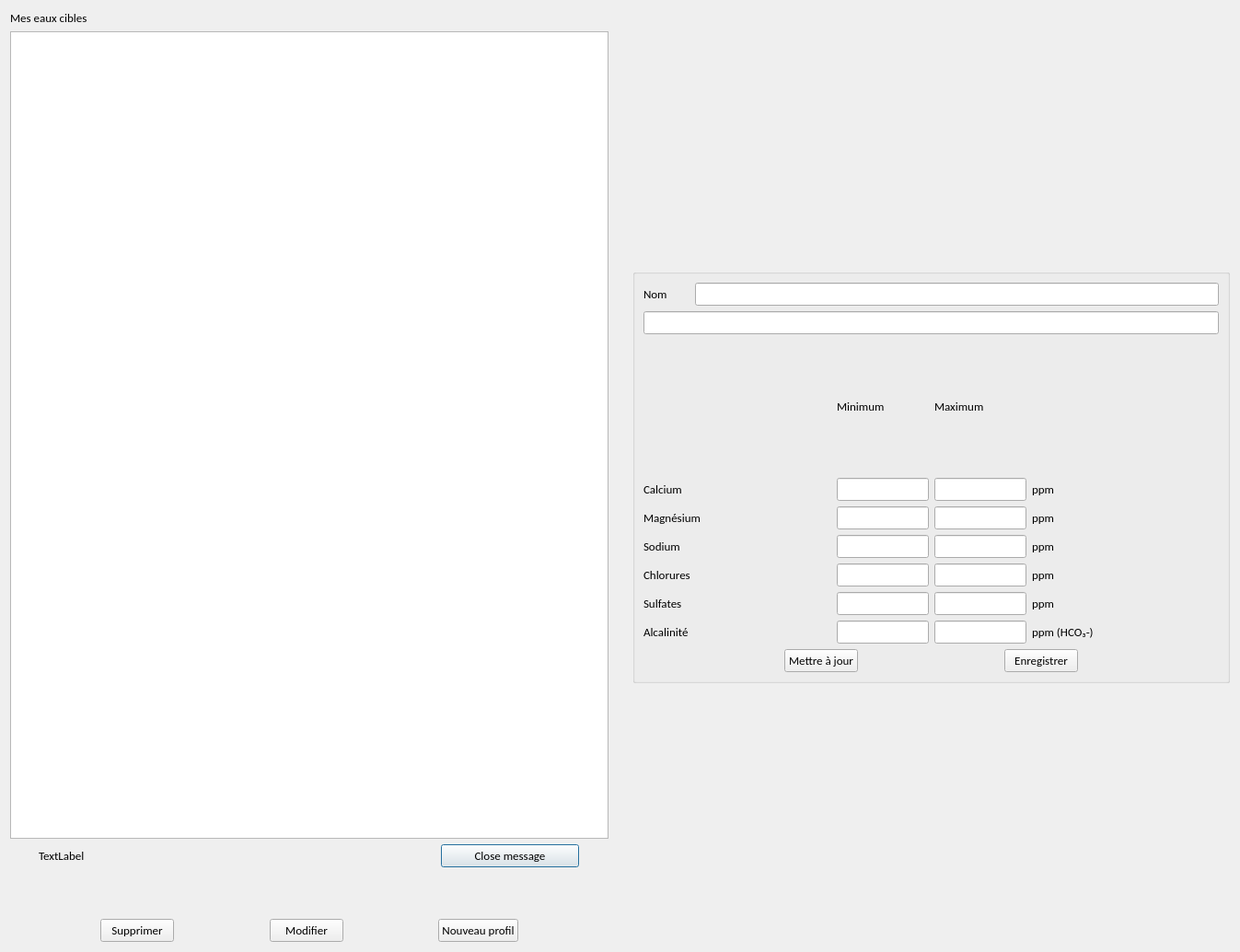
<?xml version="1.0" encoding="UTF-8"?>
<ui version="4.0">
 <class>WaterDialog</class>
 <widget class="QDialog" name="WaterDialog">
  <property name="geometry">
   <rect>
    <x>0</x>
    <y>0</y>
    <width>1347</width>
    <height>1034</height>
   </rect>
  </property>
  <property name="font">
   <font>
    <family>Carlito</family>
    <pointsize>10</pointsize>
   </font>
  </property>
  <property name="windowTitle">
   <string>Profil d'eau</string>
  </property>
  <layout class="QHBoxLayout" name="horizontalLayout_4">
   <item>
    <layout class="QVBoxLayout" name="verticalLayout_2">
     <item>
      <widget class="QLabel" name="labelTitle">
       <property name="text">
        <string>Mes eaux cibles</string>
       </property>
      </widget>
     </item>
     <item>
      <widget class="QListView" name="waterList">
       <property name="font">
        <font>
         <family>Carlito</family>
         <pointsize>10</pointsize>
        </font>
       </property>
      </widget>
     </item>
     <item>
      <layout class="QHBoxLayout" name="horizontalLayout_15">
       <item>
        <widget class="QLabel" name="labelMessage">
         <property name="sizePolicy">
          <sizepolicy hsizetype="Minimum" vsizetype="Preferred">
           <horstretch>0</horstretch>
           <verstretch>0</verstretch>
          </sizepolicy>
         </property>
         <property name="maximumSize">
          <size>
           <width>400</width>
           <height>16777215</height>
          </size>
         </property>
         <property name="font">
          <font>
           <family>Carlito</family>
           <pointsize>10</pointsize>
          </font>
         </property>
         <property name="text">
          <string>TextLabel</string>
         </property>
        </widget>
       </item>
       <item>
        <widget class="QPushButton" name="closeMessageButton">
         <property name="minimumSize">
          <size>
           <width>150</width>
           <height>0</height>
          </size>
         </property>
         <property name="maximumSize">
          <size>
           <width>100</width>
           <height>16777215</height>
          </size>
         </property>
         <property name="font">
          <font>
           <family>Carlito</family>
           <pointsize>10</pointsize>
          </font>
         </property>
         <property name="text">
          <string>Close message</string>
         </property>
        </widget>
       </item>
      </layout>
     </item>
     <item>
      <layout class="QHBoxLayout" name="horizontalLayout_3">
       <property name="topMargin">
        <number>50</number>
       </property>
       <item>
        <spacer name="horizontalSpacer_4">
         <property name="font">
          <font>
           <family>Carlito</family>
           <pointsize>10</pointsize>
          </font>
         </property>
         <property name="orientation">
          <enum>Qt::Horizontal</enum>
         </property>
         <property name="sizeHint" stdset="0">
          <size>
           <width>40</width>
           <height>20</height>
          </size>
         </property>
        </spacer>
       </item>
       <item>
        <widget class="QPushButton" name="deleteButton">
         <property name="font">
          <font>
           <family>Carlito</family>
           <pointsize>10</pointsize>
          </font>
         </property>
         <property name="text">
          <string>Supprimer</string>
         </property>
        </widget>
       </item>
       <item>
        <spacer name="horizontalSpacer_5">
         <property name="font">
          <font>
           <family>Carlito</family>
           <pointsize>10</pointsize>
          </font>
         </property>
         <property name="orientation">
          <enum>Qt::Horizontal</enum>
         </property>
         <property name="sizeHint" stdset="0">
          <size>
           <width>40</width>
           <height>20</height>
          </size>
         </property>
        </spacer>
       </item>
       <item>
        <widget class="QPushButton" name="editButton">
         <property name="font">
          <font>
           <family>Carlito</family>
           <pointsize>10</pointsize>
          </font>
         </property>
         <property name="text">
          <string>Modifier</string>
         </property>
        </widget>
       </item>
       <item>
        <spacer name="horizontalSpacer_6">
         <property name="font">
          <font>
           <family>Carlito</family>
           <pointsize>10</pointsize>
          </font>
         </property>
         <property name="orientation">
          <enum>Qt::Horizontal</enum>
         </property>
         <property name="sizeHint" stdset="0">
          <size>
           <width>40</width>
           <height>20</height>
          </size>
         </property>
        </spacer>
       </item>
       <item>
        <widget class="QPushButton" name="newButton">
         <property name="font">
          <font>
           <family>Carlito</family>
           <pointsize>10</pointsize>
          </font>
         </property>
         <property name="text">
          <string>Nouveau profil</string>
         </property>
        </widget>
       </item>
       <item>
        <spacer name="horizontalSpacer_7">
         <property name="font">
          <font>
           <family>Carlito</family>
           <pointsize>10</pointsize>
          </font>
         </property>
         <property name="orientation">
          <enum>Qt::Horizontal</enum>
         </property>
         <property name="sizeHint" stdset="0">
          <size>
           <width>40</width>
           <height>20</height>
          </size>
         </property>
        </spacer>
       </item>
      </layout>
     </item>
    </layout>
   </item>
   <item>
    <spacer name="horizontalSpacer_8">
     <property name="font">
      <font>
       <family>Carlito</family>
       <pointsize>10</pointsize>
      </font>
     </property>
     <property name="orientation">
      <enum>Qt::Horizontal</enum>
     </property>
     <property name="sizeType">
      <enum>QSizePolicy::Minimum</enum>
     </property>
     <property name="sizeHint" stdset="0">
      <size>
       <width>20</width>
       <height>20</height>
      </size>
     </property>
    </spacer>
   </item>
   <item>
    <widget class="QGroupBox" name="groupBoxNew">
     <property name="minimumSize">
      <size>
       <width>0</width>
       <height>450</height>
      </size>
     </property>
     <property name="maximumSize">
      <size>
       <width>16777215</width>
       <height>450</height>
      </size>
     </property>
     <property name="font">
      <font>
       <family>Carlito</family>
       <pointsize>10</pointsize>
      </font>
     </property>
     <property name="title">
      <string/>
     </property>
     <layout class="QVBoxLayout" name="verticalLayout_3">
      <item>
       <layout class="QHBoxLayout" name="horizontalLayout_2">
        <item>
         <widget class="QLabel" name="nameLabel">
          <property name="minimumSize">
           <size>
            <width>50</width>
            <height>0</height>
           </size>
          </property>
          <property name="font">
           <font>
            <family>Carlito</family>
            <pointsize>10</pointsize>
           </font>
          </property>
          <property name="text">
           <string>Nom</string>
          </property>
         </widget>
        </item>
        <item>
         <widget class="QLineEdit" name="nameEdit">
          <property name="font">
           <font>
            <family>Carlito</family>
            <pointsize>10</pointsize>
           </font>
          </property>
         </widget>
        </item>
       </layout>
      </item>
      <item>
       <widget class="QLineEdit" name="idEdit">
        <property name="font">
         <font>
          <family>Carlito</family>
          <pointsize>10</pointsize>
         </font>
        </property>
       </widget>
      </item>
      <item>
       <layout class="QVBoxLayout" name="verticalLayout">
        <item>
         <layout class="QGridLayout" name="gridLayout">
          <item row="5" column="2">
           <widget class="QLineEdit" name="so4MaxEdit">
            <property name="maximumSize">
             <size>
              <width>100</width>
              <height>16777215</height>
             </size>
            </property>
            <property name="font">
             <font>
              <family>Carlito</family>
              <pointsize>10</pointsize>
             </font>
            </property>
           </widget>
          </item>
          <item row="1" column="2">
           <widget class="QLineEdit" name="caMaxEdit">
            <property name="maximumSize">
             <size>
              <width>100</width>
              <height>16777215</height>
             </size>
            </property>
            <property name="font">
             <font>
              <family>Carlito</family>
              <pointsize>10</pointsize>
             </font>
            </property>
           </widget>
          </item>
          <item row="4" column="1">
           <widget class="QLineEdit" name="clMinEdit">
            <property name="maximumSize">
             <size>
              <width>100</width>
              <height>16777215</height>
             </size>
            </property>
            <property name="font">
             <font>
              <family>Carlito</family>
              <pointsize>10</pointsize>
             </font>
            </property>
           </widget>
          </item>
          <item row="4" column="4">
           <widget class="QLabel" name="label_8">
            <property name="font">
             <font>
              <family>Carlito</family>
              <pointsize>10</pointsize>
             </font>
            </property>
            <property name="text">
             <string>ppm</string>
            </property>
           </widget>
          </item>
          <item row="6" column="2">
           <widget class="QLineEdit" name="alcaMaxEdit">
            <property name="maximumSize">
             <size>
              <width>100</width>
              <height>16777215</height>
             </size>
            </property>
            <property name="font">
             <font>
              <family>Carlito</family>
              <pointsize>10</pointsize>
             </font>
            </property>
           </widget>
          </item>
          <item row="0" column="2">
           <widget class="QLabel" name="label_13">
            <property name="font">
             <font>
              <family>Carlito</family>
              <pointsize>10</pointsize>
             </font>
            </property>
            <property name="text">
             <string>Maximum</string>
            </property>
           </widget>
          </item>
          <item row="4" column="0">
           <widget class="QLabel" name="label_4">
            <property name="font">
             <font>
              <family>Carlito</family>
              <pointsize>10</pointsize>
             </font>
            </property>
            <property name="text">
             <string>Chlorures</string>
            </property>
           </widget>
          </item>
          <item row="3" column="1">
           <widget class="QLineEdit" name="naMinEdit">
            <property name="maximumSize">
             <size>
              <width>100</width>
              <height>16777215</height>
             </size>
            </property>
            <property name="font">
             <font>
              <family>Carlito</family>
              <pointsize>10</pointsize>
             </font>
            </property>
           </widget>
          </item>
          <item row="5" column="1">
           <widget class="QLineEdit" name="so4MinEdit">
            <property name="maximumSize">
             <size>
              <width>100</width>
              <height>16777215</height>
             </size>
            </property>
            <property name="font">
             <font>
              <family>Carlito</family>
              <pointsize>10</pointsize>
             </font>
            </property>
           </widget>
          </item>
          <item row="3" column="2">
           <widget class="QLineEdit" name="naMaxEdit">
            <property name="maximumSize">
             <size>
              <width>100</width>
              <height>16777215</height>
             </size>
            </property>
            <property name="font">
             <font>
              <family>Carlito</family>
              <pointsize>10</pointsize>
             </font>
            </property>
           </widget>
          </item>
          <item row="2" column="2">
           <widget class="QLineEdit" name="mgMaxEdit">
            <property name="maximumSize">
             <size>
              <width>100</width>
              <height>16777215</height>
             </size>
            </property>
            <property name="font">
             <font>
              <family>Carlito</family>
              <pointsize>10</pointsize>
             </font>
            </property>
           </widget>
          </item>
          <item row="1" column="0">
           <widget class="QLabel" name="label">
            <property name="font">
             <font>
              <family>Carlito</family>
              <pointsize>10</pointsize>
             </font>
            </property>
            <property name="text">
             <string>Calcium</string>
            </property>
           </widget>
          </item>
          <item row="6" column="1">
           <widget class="QLineEdit" name="alcaMinEdit">
            <property name="maximumSize">
             <size>
              <width>100</width>
              <height>16777215</height>
             </size>
            </property>
            <property name="font">
             <font>
              <family>Carlito</family>
              <pointsize>10</pointsize>
             </font>
            </property>
           </widget>
          </item>
          <item row="3" column="4">
           <widget class="QLabel" name="label_9">
            <property name="font">
             <font>
              <family>Carlito</family>
              <pointsize>10</pointsize>
             </font>
            </property>
            <property name="text">
             <string>ppm</string>
            </property>
           </widget>
          </item>
          <item row="0" column="1">
           <widget class="QLabel" name="label_12">
            <property name="font">
             <font>
              <family>Carlito</family>
              <pointsize>10</pointsize>
             </font>
            </property>
            <property name="text">
             <string>Minimum</string>
            </property>
           </widget>
          </item>
          <item row="0" column="0">
           <widget class="QLabel" name="label_14">
            <property name="font">
             <font>
              <family>Carlito</family>
              <pointsize>10</pointsize>
             </font>
            </property>
            <property name="text">
             <string/>
            </property>
           </widget>
          </item>
          <item row="1" column="1">
           <widget class="QLineEdit" name="caMinEdit">
            <property name="maximumSize">
             <size>
              <width>100</width>
              <height>16777215</height>
             </size>
            </property>
            <property name="font">
             <font>
              <family>Carlito</family>
              <pointsize>10</pointsize>
             </font>
            </property>
           </widget>
          </item>
          <item row="6" column="0">
           <widget class="QLabel" name="label_6">
            <property name="font">
             <font>
              <family>Carlito</family>
              <pointsize>10</pointsize>
             </font>
            </property>
            <property name="text">
             <string>Alcalinité</string>
            </property>
           </widget>
          </item>
          <item row="4" column="2">
           <widget class="QLineEdit" name="clMaxEdit">
            <property name="maximumSize">
             <size>
              <width>100</width>
              <height>16777215</height>
             </size>
            </property>
            <property name="font">
             <font>
              <family>Carlito</family>
              <pointsize>10</pointsize>
             </font>
            </property>
           </widget>
          </item>
          <item row="5" column="0">
           <widget class="QLabel" name="label_5">
            <property name="font">
             <font>
              <family>Carlito</family>
              <pointsize>10</pointsize>
             </font>
            </property>
            <property name="text">
             <string>Sulfates</string>
            </property>
           </widget>
          </item>
          <item row="5" column="4">
           <widget class="QLabel" name="label_7">
            <property name="font">
             <font>
              <family>Carlito</family>
              <pointsize>10</pointsize>
             </font>
            </property>
            <property name="text">
             <string>ppm</string>
            </property>
           </widget>
          </item>
          <item row="1" column="4">
           <widget class="QLabel" name="calciumUnitLabel">
            <property name="font">
             <font>
              <family>Carlito</family>
              <pointsize>10</pointsize>
             </font>
            </property>
            <property name="text">
             <string>ppm</string>
            </property>
           </widget>
          </item>
          <item row="2" column="1">
           <widget class="QLineEdit" name="mgMinEdit">
            <property name="maximumSize">
             <size>
              <width>100</width>
              <height>16777215</height>
             </size>
            </property>
            <property name="font">
             <font>
              <family>Carlito</family>
              <pointsize>10</pointsize>
             </font>
            </property>
           </widget>
          </item>
          <item row="3" column="0">
           <widget class="QLabel" name="label_3">
            <property name="font">
             <font>
              <family>Carlito</family>
              <pointsize>10</pointsize>
             </font>
            </property>
            <property name="text">
             <string>Sodium</string>
            </property>
           </widget>
          </item>
          <item row="2" column="4">
           <widget class="QLabel" name="label_10">
            <property name="font">
             <font>
              <family>Carlito</family>
              <pointsize>10</pointsize>
             </font>
            </property>
            <property name="text">
             <string>ppm</string>
            </property>
           </widget>
          </item>
          <item row="2" column="0">
           <widget class="QLabel" name="label_2">
            <property name="font">
             <font>
              <family>Carlito</family>
              <pointsize>10</pointsize>
             </font>
            </property>
            <property name="text">
             <string>Magnésium</string>
            </property>
           </widget>
          </item>
          <item row="6" column="4">
           <widget class="QLabel" name="label_11">
            <property name="font">
             <font>
              <family>Carlito</family>
              <pointsize>10</pointsize>
             </font>
            </property>
            <property name="text">
             <string>ppm (HCO₃-)</string>
            </property>
           </widget>
          </item>
         </layout>
        </item>
        <item>
         <layout class="QHBoxLayout" name="horizontalLayout">
          <item>
           <spacer name="horizontalSpacer">
            <property name="font">
             <font>
              <family>Carlito</family>
              <pointsize>10</pointsize>
             </font>
            </property>
            <property name="orientation">
             <enum>Qt::Horizontal</enum>
            </property>
            <property name="sizeHint" stdset="0">
             <size>
              <width>40</width>
              <height>20</height>
             </size>
            </property>
           </spacer>
          </item>
          <item>
           <widget class="QPushButton" name="updateButton">
            <property name="font">
             <font>
              <family>Carlito</family>
              <pointsize>10</pointsize>
             </font>
            </property>
            <property name="text">
             <string>Mettre à jour</string>
            </property>
           </widget>
          </item>
          <item>
           <spacer name="horizontalSpacer_2">
            <property name="font">
             <font>
              <family>Carlito</family>
              <pointsize>10</pointsize>
             </font>
            </property>
            <property name="orientation">
             <enum>Qt::Horizontal</enum>
            </property>
            <property name="sizeHint" stdset="0">
             <size>
              <width>40</width>
              <height>20</height>
             </size>
            </property>
           </spacer>
          </item>
          <item>
           <widget class="QPushButton" name="addButton">
            <property name="font">
             <font>
              <family>Carlito</family>
              <pointsize>10</pointsize>
             </font>
            </property>
            <property name="text">
             <string>Enregistrer</string>
            </property>
           </widget>
          </item>
          <item>
           <spacer name="horizontalSpacer_3">
            <property name="font">
             <font>
              <family>Carlito</family>
              <pointsize>10</pointsize>
             </font>
            </property>
            <property name="orientation">
             <enum>Qt::Horizontal</enum>
            </property>
            <property name="sizeHint" stdset="0">
             <size>
              <width>40</width>
              <height>20</height>
             </size>
            </property>
           </spacer>
          </item>
         </layout>
        </item>
       </layout>
      </item>
     </layout>
    </widget>
   </item>
  </layout>
 </widget>
 <resources/>
 <connections/>
</ui>
